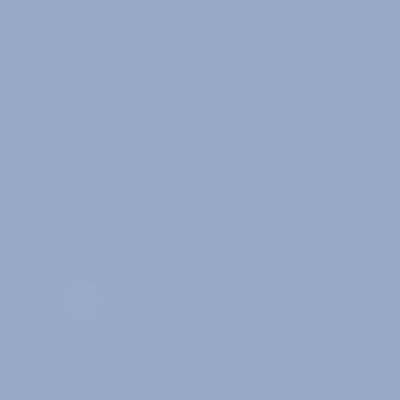
Frame 1 (no input)
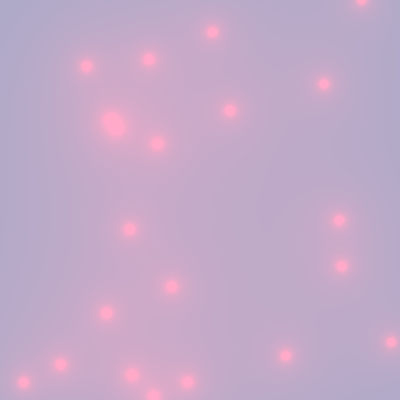
Frame 60 (no input)
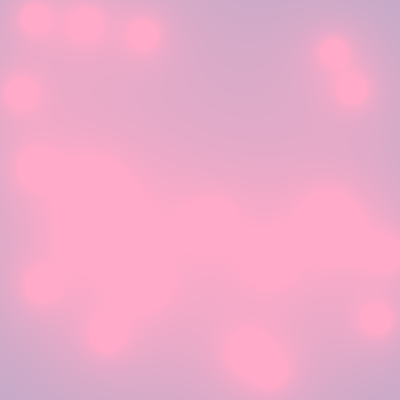
Frame 120 (the mouse pressed at the canvas centre since frame 60)

The p5.js sketch that drew these frames (run headless with seeded random() and noise() and a simulated clock; from frame 60 on, the mouse is pressed at the canvas centre):

// p5.js sketch
// ── sketch.js
// Basile Pesin
// http://vertmo.github.io

// MetaBalls : p5.js implementation

var blobs = [];
var count;
function setup() {
    createCanvas(400, 400);
    // colorMode(HSB);
    // for(i=0; i<5; i++) blobs.push(new Blob(random(0, width), random(0, height),frameCount+10));
    }

function draw() {
//frameCount/10
count=frameCount;
  if(blobs.length<=20){
  if(random(1)>0.6){ //主要的控制参数
  blobs.push(new Blob(random(0, width), random(0, height),count));
}
}else{
for(i=0;i<blobs.length;i++){
  blobs[i].r=count/2;

}
}//控制增长
  // if(frameCount>21){
  //   blobs.splice(0,1);//如何控制数量的增长
  // }

    // background(0);
    // console.log(frameCount);
    console.log(blobs.length);
    loadPixels();
    for(x=0; x<width; x++) {
        for(y=0; y<height; y++) {//hit every single pixel
            let sum = 150;
            for(i=0; i<blobs.length; i++) {
                let xdif = x-blobs[i].x;
                let ydif = y-blobs[i].y;
                let d = sqrt((xdif*xdif) + (ydif*ydif));
                sum += 10 * blobs[i].r/d;
            }
            set(x, y, color(sum, 170, 200)); // color change a little bit change through time
        }
    }
    updatePixels();

    for(i=0; i<blobs.length; i++) {
        blobs[i].update();
    }
}

// ── blob.js
class Blob {

    constructor(x, y,r) {
        this.x = x;
        this.y = y;
        let angle = random(0, 2*PI);
        this.xspeed = random(2, 5)*Math.cos(angle);
        this.yspeed = random(2, 5)*Math.sin(angle);
        this.r = r;

         //this.r = frameCount;
    }

    update() {
        this.x += this.xspeed;
        this.y += this.yspeed;
        if(this.x > width || this.x < 0) this.xspeed *= -1;
        if(this.y > height || this.y < 0) this.yspeed *= -1;
    }

    show() {
        noFill();
        stroke(0);
        strokeWeight(4);

        ellipse(this.x, this.y, this.r*2, this.r*2);
    }
}
